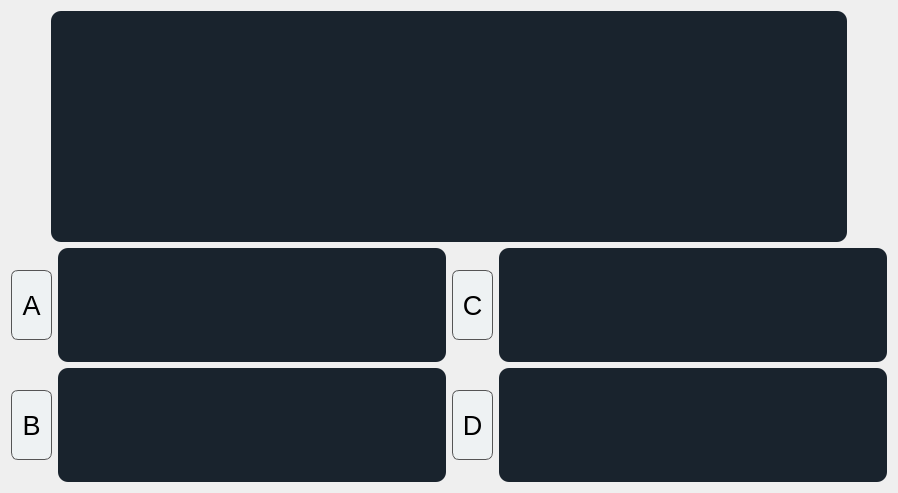
<?xml version="1.0" encoding="UTF-8"?>
<ui version="4.0">
 <class>Form</class>
 <widget class="QWidget" name="Form">
  <property name="geometry">
   <rect>
    <x>0</x>
    <y>0</y>
    <width>898</width>
    <height>493</height>
   </rect>
  </property>
  <property name="windowTitle">
   <string>Form</string>
  </property>
  <layout class="QVBoxLayout" name="verticalLayout">
   <item>
    <layout class="QHBoxLayout" name="horizontalLayout_3">
     <property name="leftMargin">
      <number>40</number>
     </property>
     <property name="rightMargin">
      <number>40</number>
     </property>
     <item>
      <widget class="QTextEdit" name="txtEdit_preg">
       <property name="minimumSize">
        <size>
         <width>750</width>
         <height>231</height>
        </size>
       </property>
       <property name="maximumSize">
        <size>
         <width>1200</width>
         <height>300</height>
        </size>
       </property>
       <property name="styleSheet">
        <string notr="true">  background-color: #19232D;
  border: 0px solid #32414B;
  padding: 0px;
  color: #F0F0F0;
  selection-background-color: #1464A0;
  selection-color: #F0F0F0;

	border-radius: 10;</string>
       </property>
      </widget>
     </item>
    </layout>
   </item>
   <item>
    <layout class="QHBoxLayout" name="horizontalLayout">
     <item>
      <widget class="QPushButton" name="btn_respA">
       <property name="minimumSize">
        <size>
         <width>41</width>
         <height>41</height>
        </size>
       </property>
       <property name="maximumSize">
        <size>
         <width>70</width>
         <height>70</height>
        </size>
       </property>
       <property name="font">
        <font>
         <pointsize>20</pointsize>
        </font>
       </property>
       <property name="styleSheet">
        <string notr="true">background-color:#EEF2F3;
border-radius: 7px;
border: 1px solid #555;</string>
       </property>
       <property name="text">
        <string>A</string>
       </property>
      </widget>
     </item>
     <item>
      <widget class="QTextEdit" name="txtEdit_respA">
       <property name="minimumSize">
        <size>
         <width>381</width>
         <height>111</height>
        </size>
       </property>
       <property name="maximumSize">
        <size>
         <width>490</width>
         <height>150</height>
        </size>
       </property>
       <property name="styleSheet">
        <string notr="true">  background-color: #19232D;
  border: 0px solid #32414B;
  padding: 0px;
  color: #F0F0F0;
  selection-background-color: #1464A0;
  selection-color: #F0F0F0;

	border-radius: 10;</string>
       </property>
      </widget>
     </item>
     <item>
      <widget class="QPushButton" name="btn_respC">
       <property name="minimumSize">
        <size>
         <width>41</width>
         <height>41</height>
        </size>
       </property>
       <property name="maximumSize">
        <size>
         <width>70</width>
         <height>70</height>
        </size>
       </property>
       <property name="font">
        <font>
         <pointsize>20</pointsize>
        </font>
       </property>
       <property name="styleSheet">
        <string notr="true">background-color:#EEF2F3;
border-radius: 7px;
border: 1px solid #555;</string>
       </property>
       <property name="text">
        <string>C</string>
       </property>
      </widget>
     </item>
     <item>
      <widget class="QTextEdit" name="txtEdit_respC">
       <property name="minimumSize">
        <size>
         <width>381</width>
         <height>111</height>
        </size>
       </property>
       <property name="maximumSize">
        <size>
         <width>490</width>
         <height>150</height>
        </size>
       </property>
       <property name="styleSheet">
        <string notr="true">  background-color: #19232D;
  border: 0px solid #32414B;
  padding: 0px;
  color: #F0F0F0;
  selection-background-color: #1464A0;
  selection-color: #F0F0F0;

	border-radius: 10;</string>
       </property>
      </widget>
     </item>
    </layout>
   </item>
   <item>
    <layout class="QHBoxLayout" name="horizontalLayout_2">
     <item>
      <widget class="QPushButton" name="btn_respB">
       <property name="minimumSize">
        <size>
         <width>41</width>
         <height>41</height>
        </size>
       </property>
       <property name="maximumSize">
        <size>
         <width>70</width>
         <height>70</height>
        </size>
       </property>
       <property name="font">
        <font>
         <pointsize>20</pointsize>
        </font>
       </property>
       <property name="styleSheet">
        <string notr="true">background-color:#EEF2F3;
border-radius: 7px;
border: 1px solid #555;</string>
       </property>
       <property name="text">
        <string>B</string>
       </property>
      </widget>
     </item>
     <item>
      <widget class="QTextEdit" name="txtEdit_respB">
       <property name="minimumSize">
        <size>
         <width>381</width>
         <height>111</height>
        </size>
       </property>
       <property name="maximumSize">
        <size>
         <width>490</width>
         <height>150</height>
        </size>
       </property>
       <property name="styleSheet">
        <string notr="true">  background-color: #19232D;
  border: 0px solid #32414B;
  padding: 0px;
  color: #F0F0F0;
  selection-background-color: #1464A0;
  selection-color: #F0F0F0;

	border-radius: 10;</string>
       </property>
      </widget>
     </item>
     <item>
      <widget class="QPushButton" name="btn_respD">
       <property name="minimumSize">
        <size>
         <width>41</width>
         <height>41</height>
        </size>
       </property>
       <property name="maximumSize">
        <size>
         <width>70</width>
         <height>70</height>
        </size>
       </property>
       <property name="font">
        <font>
         <pointsize>20</pointsize>
        </font>
       </property>
       <property name="styleSheet">
        <string notr="true">background-color:#EEF2F3;
border-radius: 7px;
border: 1px solid #555;</string>
       </property>
       <property name="text">
        <string>D</string>
       </property>
      </widget>
     </item>
     <item>
      <widget class="QTextEdit" name="txtEdit_respD">
       <property name="minimumSize">
        <size>
         <width>381</width>
         <height>111</height>
        </size>
       </property>
       <property name="maximumSize">
        <size>
         <width>490</width>
         <height>150</height>
        </size>
       </property>
       <property name="styleSheet">
        <string notr="true">  background-color: #19232D;
  border: 0px solid #32414B;
  padding: 0px;
  color: #F0F0F0;
  selection-background-color: #1464A0;
  selection-color: #F0F0F0;

	border-radius: 10;</string>
       </property>
      </widget>
     </item>
    </layout>
   </item>
  </layout>
 </widget>
 <resources/>
 <connections/>
</ui>
